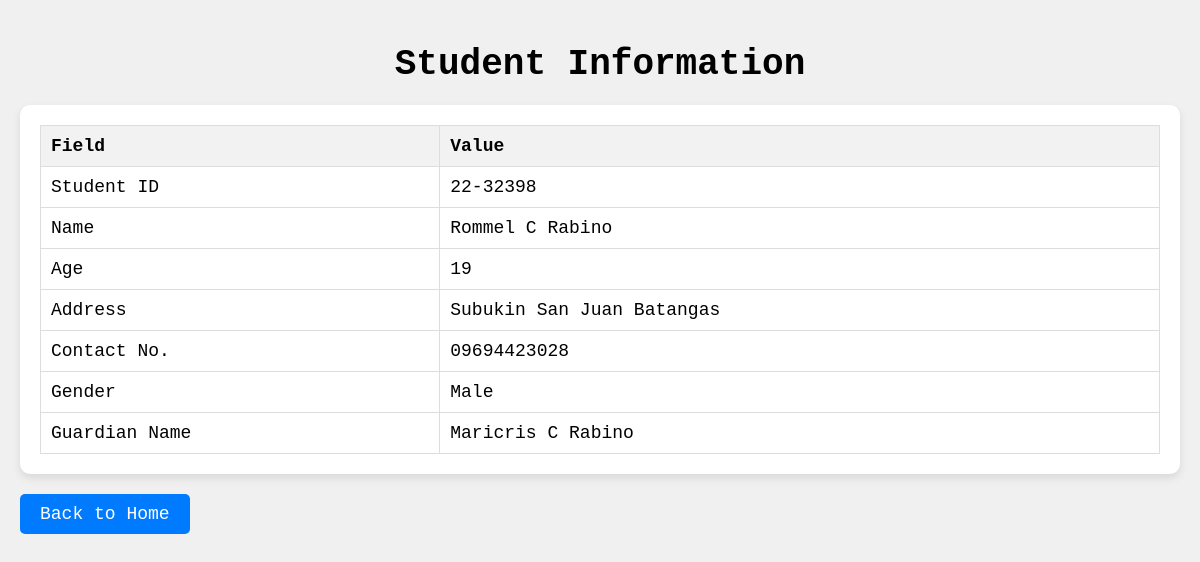
Page /read.php?id=22-32398 on the committed database.
### tables this page shows
CREATE TABLE `it2205` (
  `studentID` varchar(10) NOT NULL,
  `name` varchar(30) DEFAULT NULL,
  `age` int(11) DEFAULT NULL,
  `address` varchar(100) DEFAULT NULL,
  `contactNo` varchar(15) DEFAULT NULL,
  `gender` varchar(10) DEFAULT NULL,
  `guardianName` varchar(30) DEFAULT NULL
);

### read.php (the view, shortened to what this page needs)
<?php include "db.php"; ?>
<!DOCTYPE html>
<html lang="en">
<head>
</head>
<body>
    <h1>Student Information</h1>
    <div class="container">
        <?php
        if (isset($_GET['id'])) {
            $studentID = $_GET['id'];
            $query = "SELECT * FROM IT2205 WHERE studentID = '$studentID'";
            $result = mysqli_query($connection, $query);
            if (mysqli_num_rows($result) > 0) {
                $row = mysqli_fetch_assoc($result);
        ?>
                <table>
                    <tr>
                        <th>Field</th>
                        <th>Value</th>
                    </tr>
                    <tr>
                        <td>Student ID</td>
                        <td><?php echo $row['studentID']; ?></td>
                    </tr>
                    <tr>
                        <td>Name</td>
                        <td><?php echo $row['name']; ?></td>
                    </tr>
                    <tr>
                        <td>Age</td>
                        <td><?php echo $row['age']; ?></td>
                    </tr>
                    <tr>
                        <td>Address</td>
                        <td><?php echo $row['address']; ?></td>
                    </tr>
                    <tr>
                        <td>Contact No.</td>
                        <td><?php echo $row['contactNo']; ?></td>
                    </tr>
                    <tr>
                        <td>Gender</td>
                        <td><?php echo $row['gender']; ?></td>
                    </tr>
                    <tr>
                        <td>Guardian Name</td>
                        <td><?php echo $row['guardianName']; ?></td>
                    </tr>
                </table>
        <?php
            } else {
                echo "<p>No matching student found.</p>";
            }
        }
        ?>
    </div>
    <a href="index.php" class="back-link">Back to Home</a>
</body>
</html>

### read.php (style rules this page uses)
body { font-family: monospace; background-color: #f0f0f0; margin: 0; padding: 20px; font-size: 18px; }
h1 { text-align: center; margin-bottom: 20px; }
.container { background-color: #fff; padding: 20px; border-radius: 10px; box-shadow: 0 4px 8px rgba(0, 0, 0, 0.1); }
.back-link { display: inline-block; margin-top: 20px; text-align: center; padding: 10px 20px; background-color: #007bff; color: #fff; text-decoration: none; border: none; border-radius: 5px; cursor: pointer; }
table { width: 100%; border-collapse: collapse; }
th, td { padding: 10px; border: 1px solid #ddd; text-align: left; }
th { background-color: #f2f2f2; }

### rows in the picture
it2205: studentID "22-32398", name "Rommel C Rabino", age "19", address "Subukin San Juan Batangas", contactNo "09694423028", gender "Male", guardianName "Maricris C Rabino"
